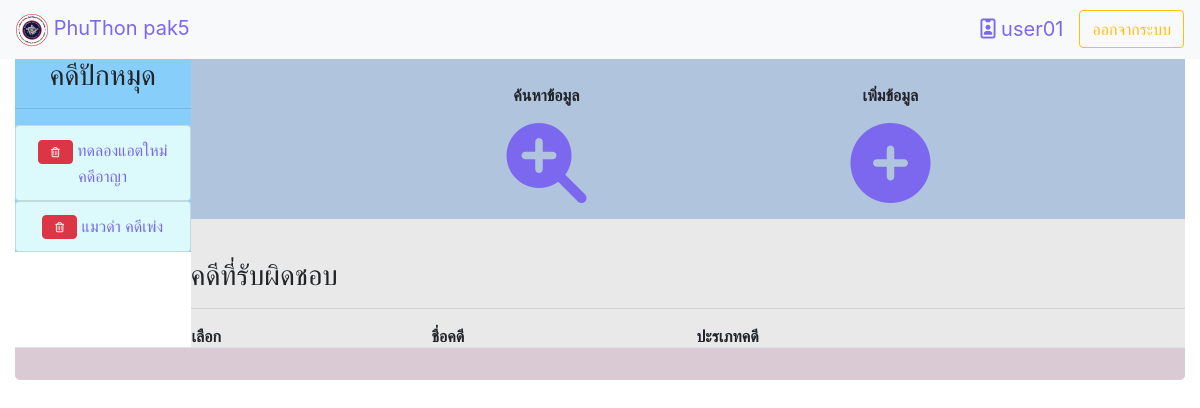
The app's page /home.php (signed in), older data.
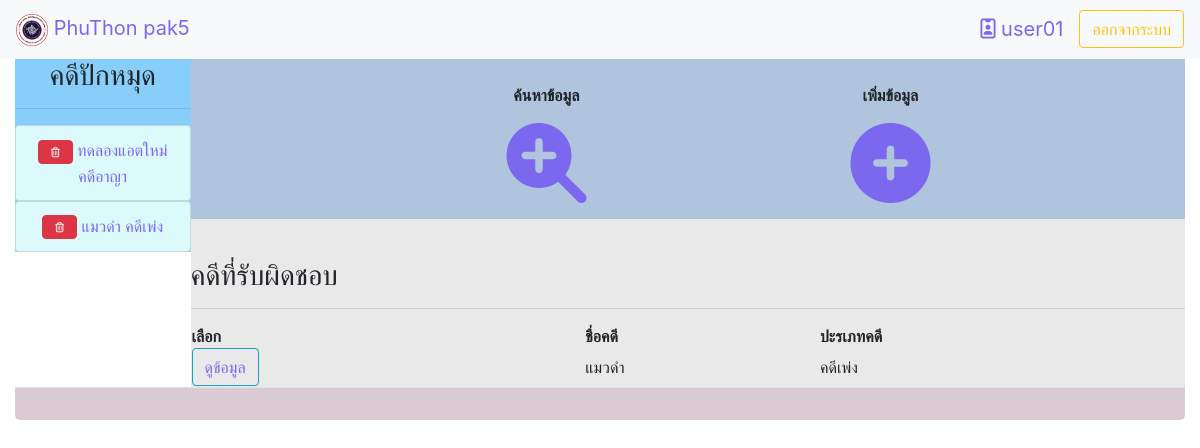
The same page, newer data.
### tables this page shows
CREATE TABLE `case_name` (
  `case_id` varchar(255) NOT NULL,
  `case_name` varchar(255) NOT NULL,
  `case_type` tinyint(2) NOT NULL,
  `case_savetime` datetime NOT NULL DEFAULT current_timestamp(),
  `case_status` tinyint(2) NOT NULL
);

CREATE TABLE `inquiry_official` (
  `in_of_id` int(11) NOT NULL,
  `case_id` varchar(255) NOT NULL,
  `card_id` char(13) NOT NULL
);

### home.php (the view, shortened to what this page needs)
<html lang="en">
<head>
  <link rel="stylesheet" href="https://maxcdn.bootstrapcdn.com/bootstrap/4.3.1/css/bootstrap.min.css">
  <link rel="stylesheet" type="text/css" href="https://cdn.datatables.net/v/dt/dt-1.10.18/datatables.min.css"/>
  <link rel="stylesheet" href="home.css">
</head>
<body>
<?php
$con = connect_db();
$select = mysqli_query($con,"SELECT permiss_id FROM user WHERE user_id='$_SESSION[user_name]'")or die("select sql error".mysqli_error($con));
list($permiss)=mysqli_fetch_row($select);
if($permiss==2||$permiss==1){
  $html_l="home.php";
}if($permiss==3){
  $html_l="home.php?&module=2&action=2";
}if($permiss==4){ ?>
  <script>
  swal({
      title: "กรุณาเข้าสู่ระบบ",
      icon: "warning",
  }).then((value) => {
window.location.href = "index.php";
  });
</script>
<?php
}
  ?>
<div class="sticky-top">
 <nav class="navbar navbar-expand-lg navbar-green bg-light">
  <a class="navbar-brand" href="<?php echo $html_l ?>"><img src="image/logonew.png" width="32px" height="32px"> PhuThon pak5</a>
  <div class="collapse navbar-collapse" id="navbarTogglerDemo03">
    <form class="form-inline my-2 my-lg-0">
    <a class="navbar-brand"  href="home.php?module=1&action=5"><i class="far fa-id-badge"></i> <?php echo $_SESSION['user_name']; ?></a>
    <a href="module/fuction/destroy_session.php"><button class="btn btn-outline-warning my-2 my-sm-0" type="button">ออกจากระบบ</button></a>
    </form>
  </div>
</nav>
</div>
<div class="container-fluid">
<?php
include("module/fuction/fc_module.php");
if(empty($_GET['module'])||empty($_GET['action'])){
  module(0,0);
}else{
  module($_GET['module'],$_GET['action']);
}
?>
  </div>
</body>
</html>

### module/fuction/fc_module.php (shortened to what this page needs)
<?php
    function module($module,$action){
        $m = "";
        $a = "";
        switch($module){
            case 0 : $m="main"; break;
        }
        switch($action){
            case 0 : $a="data_firstpage.php"; break;
        }
        if($m=="404"||$a=="404.php"){
            include("module/404/404.php");
        }else{
            include("module/$m/$a");
        }
    }
?>

### module/main/data_firstpage.php (shortened to what this page needs)
<div  class="topbigbody">
    <div class="subbigbody">
      <br>
    <div class="row">
    <div class="col-sm-5">
    <p class="text-center"><b>ค้นหาข้อมูล</b></p>
      <a href="#" id="myBtnSc">
      <p class="text-center"><i class="fas fa-search-plus" style="font-size: 80px"></i></i></p>
      </a>
    </div>
    <div class="col-sm-5">
      <p class="text-center"><b>เพิ่มข้อมูล</b></p>
      <a href="#" id="myBtnNs">
      <p class="text-center"><i class="fas fa-plus-circle" style="font-size: 80px"></i></i></p>
      </a>
    </div>
    </div>
    </div>
    </div>
  <div class="left-beforfooter">
    <h3>คดีปักหมุด</h3>
    <hr>
    <?php
     $con = connect_db();
      $i=0;
      $case_id_pin=array();
     $sql_res = mysqli_query($con,"SELECT cn.case_id,cn.case_name,cn.case_type,cn.case_savetime,cn.case_status FROM case_name as cn INNER JOIN pin_case as rp ON rp.case_id = cn.case_id WHERE rp.user_id ='$_SESSION[user_name]'")or die("select sql responsible_person error".mysqli_error($con));
     while(list($case_id_pin[],$case_name,$case_type,$case_date,$status_case)=mysqli_fetch_row($sql_res)){
      if($case_type==1){
        $case_typeName="คดีเพ่ง";
      }else{
        $case_typeName="คดีอาญา";
      }
      ?><?php
          echo"
          <ul class='list-group'>
          <li class='list-group-item'><button type='button' class='btn btn-danger' id='deletelist$i'><i class='far fa-trash-alt' style='font-size: 10px'></i></button> <a href='?datacase=$case_id_pin[$i]&module=1&action=1'>$case_name $case_typeName</a></li>
        </ul>";
          $i++;
      }
    ?>
  </div>
  <div class="beforfooter">
  <br>
 <h3>คดีที่รับผิดชอบ</h3>
    <hr>
    <table style='width:100%'>
    <tr>
            <th>เลือก</th>
            <th>ชื่อคดี</th>
            <th>ปะรเภทคดี</th>
          </tr>
    <?php
     $con = connect_db();
     $sql_idcard=mysqli_query($con,"SELECT usr.user_id,pp.card_id  FROM user as usr INNER JOIN police_person as pp ON usr.card_id = pp.card_id WHERE usr.user_id ='$_SESSION[user_name]' ")or die("select sql user_idcard error".mysqli_error($con));
     list($id_user,$user_card_id)=mysqli_fetch_row($sql_idcard);
     $sql_io = mysqli_query($con,"SELECT io.case_id,cn.case_name,cn.case_type FROM inquiry_official AS io INNER JOIN case_name AS cn ON cn.case_id = io.case_id WHERE io.card_id = '$user_card_id'")or die("select sql inquiry_official error".mysqli_error($con));
     while(list($case_id,$case_name,$case_type)=mysqli_fetch_row($sql_io)){
      if($case_type==1){
        $case_typeName="คดีเพ่ง";
      }else{
        $case_typeName="คดีอาญา";
      }
      ?><?php
          echo"
          <tr>
            <td><button type='button' class='btn btn-outline-info'><a href='?datacase=$case_id&module=1&action=1'>ดูข้อมูล</a></button></td>
            <td>$case_name</td>
            <td>$case_typeName</td>
          </tr>
          ";
      }
    ?>
    </table>
</div>
<div class="footer"></div>

### home.css (style rules this page uses)
.footer { background-color: #d9cad3; display: -ms-flexbox; -ms-flex-align: center; align-items: center; -ms-flex-pack: end; padding: 1rem; border-top: 1px solid #dee2e6; border-bottom-right-radius: .3rem; border-bottom-left-radius: .3rem; }
.topbigbody { float: right; width: 85%; }
.subbigbody { padding-left: 20%; background-color: #B0C4DE; }
a { color:#7B68EE; }
.left-beforfooter { float:left; width:15%; height: auto; text-align: center; background-color: #87CEFA; }
.beforfooter { float: right; width: 85%; height:auto; background-color: #e9e9e9; }
.list-group-item { background-color: #dcfafc; }

Row changes from the older to the newer data that the page shows:
added inquiry_official: case.case_name "แมวดำ", case.case_type "คดีเพ่ง"
